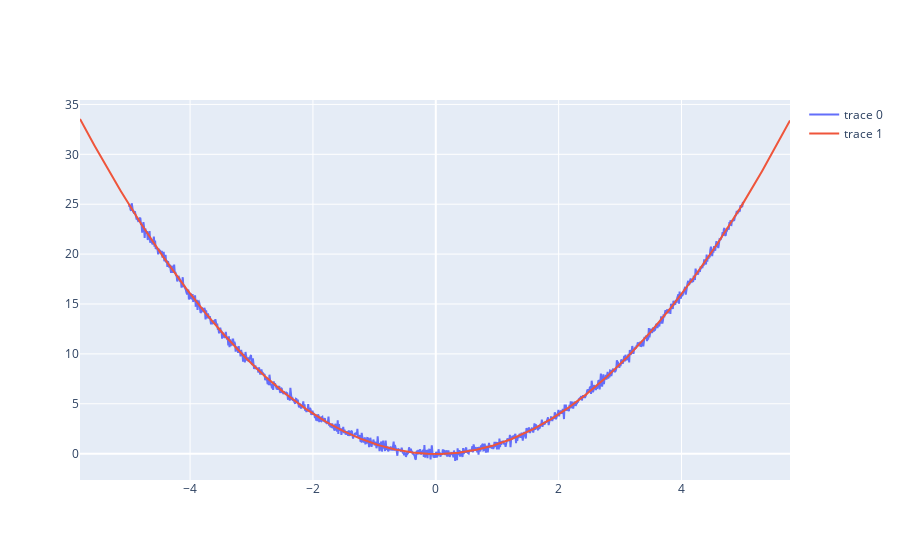

Notebook source saved alongside this figure:
### Code cell
theta = np.linspace(-5, 5, 1000)
x0 = theta
y0 = x0 ** 2 + 0.3*np.random.default_rng().normal(size=x0.shape)
r = np.c_[x0, y0]
p, check = curve_approx(r, (-2, 2))

fig = go.Figure(go.Scatter(x=r[:,0].ravel(), y=r[:,1].ravel()))
fig.add_trace(go.Scatter(x=p[:, 0].ravel(), y=p[:, 1].ravel()))
fig.show()

### Figure 1 — Plotly figure (JSON) as saved in the notebook; plotly's stock layout.template omitted (floating-point values rounded to 4 significant figures; data arrays with more than 128 entries replaced by an {"elided": "..."} marker saying what was removed)
{"data": [{"type": "scatter", "x": {"elided": "1000 float values"}, "y": {"elided": "1000 float values"}}, {"type": "scatter", "x": {"elided": "1000 float values"}, "y": {"elided": "1000 float values"}}], "layout": {}}
